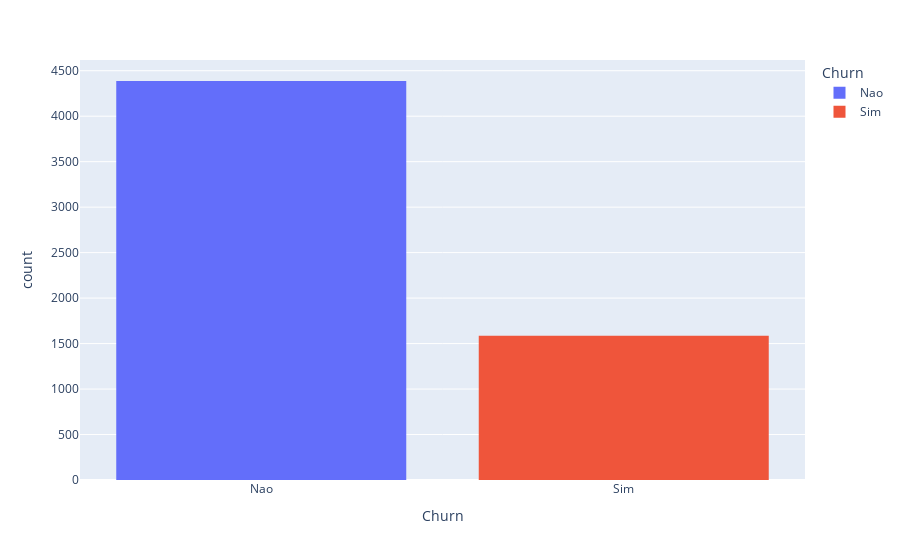

The notebook cell saved with this chart:
### Code cell
# Análise completa
# comparar cada coluna da minha tabela com a coluna de cancelamento
import plotly.express as px
grafico = px.histogram(tabela, x=coluna, color="Churn")
grafico.show()

### Figure 1 — Plotly figure (JSON) as saved in the notebook; plotly's stock layout.template omitted (floating-point values rounded to 4 significant figures; data arrays with more than 128 entries replaced by an {"elided": "..."} marker saying what was removed)
{"data": [{"alignmentgroup": "True", "bingroup": "x", "hovertemplate": "Churn=%{x}<br>count=%{y}<extra></extra>", "legendgroup": "Nao", "marker": {"color": "#636efa", "pattern": {"shape": ""}}, "name": "Nao", "offsetgroup": "Nao", "orientation": "v", "showlegend": true, "type": "histogram", "x": {"elided": "4387 str values"}, "xaxis": "x", "yaxis": "y"}, {"alignmentgroup": "True", "bingroup": "x", "hovertemplate": "Churn=%{x}<br>count=%{y}<extra></extra>", "legendgroup": "Sim", "marker": {"color": "#EF553B", "pattern": {"shape": ""}}, "name": "Sim", "offsetgroup": "Sim", "orientation": "v", "showlegend": true, "type": "histogram", "x": {"elided": "1587 str values"}, "xaxis": "x", "yaxis": "y"}], "layout": {"barmode": "relative", "legend": {"title": {"text": "Churn"}, "tracegroupgap": 0}, "margin": {"t": 60}, "xaxis": {"anchor": "y", "categoryarray": ["Nao", "Sim"], "categoryorder": "array", "domain": [0, 1], "title": {"text": "Churn"}}, "yaxis": {"anchor": "x", "domain": [0, 1], "title": {"text": "count"}}}}
